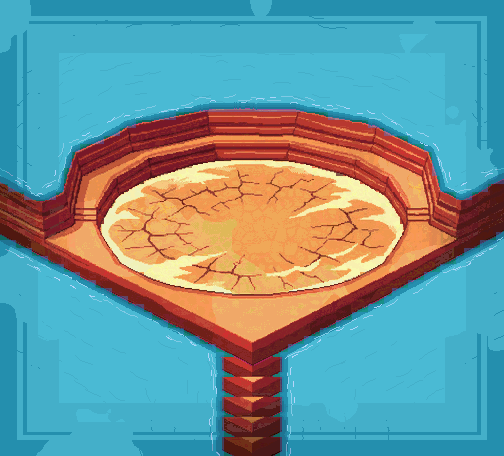

The image is a tile-based game level rendered from a .tmx file. Its description and complete source (layers, tilesets, objects, tile grids) follow:
An orthogonal 63x57 tile map with 8x8 px tiles, 1 tile layer (collision_8px), 1 image layer.

<map version="1.10" tiledversion="1.10.2" orientation="orthogonal" renderorder="right-down" width="63" height="57" tilewidth="8" tileheight="8" infinite="0" nextlayerid="4" nextobjectid="1">
 <properties>
  <property name="moteur" value="RogueEssence / PMDO" />
  <property name="case_lecture_px" type="int" value="24" />
  <property name="viewport" value="320x240" />
 </properties>
 <tileset firstgid="1" source="brosse_collision.tsx" />
 <imagelayer id="1" name="fond">
  <image source="fond.png" width="504" height="456" />
 </imagelayer>
 <layer id="2" name="collision_8px" width="63" height="57" opacity="0.55">
  <data encoding="csv">
3,3,3,3,3,3,3,3,3,3,3,3,3,3,3,3,3,3,3,3,3,3,3,3,3,3,3,3,3,3,3,3,3,3,3,3,3,3,3,3,3,3,3,3,3,3,3,3,3,3,3,3,3,3,3,3,3,3,3,3,3,3,3,
3,3,3,3,3,3,3,3,3,3,3,3,3,3,3,3,3,3,3,3,3,3,3,3,3,3,3,3,3,3,3,3,3,3,3,3,3,3,3,3,3,3,3,3,3,3,3,3,3,3,3,3,3,3,3,3,3,3,3,3,3,3,3,
3,3,3,3,3,3,3,3,3,3,3,3,3,3,3,3,3,3,3,3,3,3,3,3,3,3,3,3,3,3,3,3,3,3,3,3,3,3,3,3,3,3,3,3,3,3,3,3,3,3,3,3,3,3,3,3,3,3,3,3,3,3,3,
3,3,3,3,3,3,3,3,3,3,3,3,3,3,3,3,3,3,3,3,3,3,3,3,3,3,3,3,3,3,3,3,3,3,3,3,3,3,3,3,3,3,3,3,3,3,3,3,3,3,3,3,3,3,3,3,3,3,3,3,3,3,3,
3,3,3,3,3,3,3,3,3,3,3,3,3,3,3,3,3,3,3,3,3,3,3,3,3,3,3,3,3,3,3,3,3,3,3,3,3,3,3,3,3,3,3,3,3,3,3,3,3,3,3,3,3,3,3,3,3,3,3,3,3,3,3,
3,3,3,3,3,3,3,3,3,3,3,3,3,3,3,3,3,3,3,3,3,3,3,3,3,3,3,3,3,3,3,3,3,3,3,3,3,3,3,3,3,3,3,3,3,3,3,3,3,3,3,3,3,3,3,3,3,3,3,3,3,3,3,
3,3,3,3,3,3,3,3,3,3,3,3,3,3,3,3,3,3,3,3,3,3,3,3,3,3,3,3,3,3,3,3,3,3,3,3,3,3,3,3,3,3,3,3,3,3,3,3,3,3,3,3,3,3,3,3,3,3,3,3,3,3,3,
3,3,3,3,3,3,3,3,3,3,3,3,3,3,3,3,3,3,3,3,3,3,3,3,3,3,3,3,3,3,3,3,3,3,3,3,3,3,3,3,3,3,3,3,3,3,3,3,3,3,3,3,3,3,3,3,3,3,3,3,3,3,3,
3,3,3,3,3,3,3,3,3,3,3,3,3,3,3,3,3,3,3,3,3,3,3,3,3,3,3,3,3,3,3,3,3,3,3,3,3,3,3,3,3,3,3,3,3,3,3,3,3,3,3,3,3,3,3,3,3,3,3,3,3,3,3,
3,3,3,3,3,3,3,3,3,3,3,3,3,3,3,3,3,3,3,3,3,3,3,3,3,3,3,3,3,3,3,3,3,3,3,3,3,3,3,3,3,3,3,3,3,3,3,3,3,3,3,3,3,3,3,3,3,3,3,3,3,3,3,
3,3,3,3,3,3,3,3,3,3,3,3,3,3,3,3,3,3,3,3,3,3,3,3,3,3,3,3,3,3,3,3,3,3,3,3,3,3,3,3,3,3,3,3,3,3,3,3,3,3,3,3,3,3,3,3,3,3,3,3,3,3,3,
3,3,3,3,3,3,3,3,3,3,3,3,3,3,3,3,3,3,3,3,3,3,3,3,3,3,3,3,3,3,3,3,3,3,3,3,3,3,3,3,3,3,3,3,3,3,3,3,3,3,3,3,3,3,3,3,3,3,3,3,3,3,3,
3,3,3,3,3,3,3,3,3,3,3,3,3,3,3,3,3,3,3,3,3,3,3,3,3,3,3,3,3,3,3,3,3,3,3,3,3,3,3,3,3,3,3,3,3,3,3,3,3,3,3,3,3,3,3,3,3,3,3,3,3,3,3,
3,3,3,3,3,3,3,3,3,3,3,3,3,3,3,3,3,3,3,3,3,3,3,3,3,3,3,3,3,3,3,3,3,3,3,3,3,3,3,3,3,3,3,3,3,3,3,3,3,3,3,3,3,3,3,3,3,3,3,3,3,3,3,
3,3,3,3,3,3,3,3,3,3,3,3,3,3,3,3,3,3,3,3,3,3,1,1,1,1,1,1,1,1,1,1,1,1,1,1,1,1,1,1,1,3,3,3,3,3,3,3,3,3,3,3,3,3,3,3,3,3,3,3,3,3,3,
3,3,3,3,3,3,3,3,3,3,3,3,3,3,3,3,3,1,1,1,1,1,1,1,1,1,1,1,1,1,1,1,1,1,1,1,1,1,1,1,1,1,1,1,1,1,3,3,3,3,3,3,3,3,3,3,3,3,3,3,3,3,3,
3,3,3,3,3,3,3,3,3,3,3,3,3,3,3,1,1,1,1,1,1,1,1,1,1,1,1,1,1,1,1,1,1,1,1,1,1,1,1,1,1,1,1,1,1,1,1,1,3,3,3,3,3,3,3,3,3,3,3,3,3,3,3,
3,3,3,3,3,3,3,3,3,3,3,3,3,1,1,1,1,1,1,1,1,1,1,1,1,1,1,1,1,1,1,1,1,1,1,1,1,1,1,1,1,1,1,1,1,1,1,1,1,1,1,3,3,3,3,3,3,3,3,3,3,3,3,
3,3,3,3,3,3,3,3,3,3,1,1,1,1,1,1,1,1,1,1,1,1,1,1,1,1,1,1,1,1,1,1,1,1,1,1,1,1,1,1,1,1,1,1,1,1,1,1,1,1,1,1,1,3,3,3,3,3,3,3,3,3,3,
3,3,3,3,3,3,3,3,3,1,1,1,1,1,1,1,1,1,1,1,1,1,1,1,1,1,1,1,1,1,1,1,1,1,1,1,1,1,1,1,1,1,1,1,1,1,1,1,1,1,1,1,1,1,3,3,3,3,3,3,3,3,3,
3,3,3,3,3,3,3,3,3,1,1,1,1,1,1,1,1,1,1,1,1,1,1,1,1,1,1,1,1,1,1,1,1,1,1,1,1,1,1,1,1,1,1,1,1,1,1,1,1,1,1,1,1,1,3,3,3,3,3,3,3,3,3,
3,3,3,3,3,3,3,3,1,1,1,1,1,1,1,1,1,1,1,1,1,1,1,1,1,1,1,1,1,1,1,1,1,1,1,1,1,1,1,1,1,1,1,1,1,1,1,1,1,1,1,1,1,1,3,3,3,3,3,3,3,3,3,
3,3,3,3,3,3,3,3,1,1,1,1,1,1,1,1,1,1,1,1,1,1,1,1,1,1,1,1,1,1,1,1,1,1,1,1,1,1,1,1,1,1,1,1,1,1,1,1,1,1,1,1,1,1,1,3,3,3,3,3,3,3,3,
1,3,3,3,3,3,3,3,1,1,1,1,1,1,1,1,1,1,1,1,1,1,1,1,1,1,1,1,1,1,1,1,1,1,1,1,1,1,1,1,1,1,1,1,1,1,1,1,1,1,1,1,1,1,1,3,3,3,3,3,3,1,1,
1,1,1,3,3,3,3,1,1,1,1,1,1,1,1,1,1,1,1,1,1,1,1,1,1,1,1,1,1,1,1,1,1,1,1,1,1,1,1,1,1,1,1,1,1,1,1,1,1,1,1,1,1,1,1,1,1,3,3,1,1,1,1,
1,1,1,1,1,1,1,1,1,1,1,1,1,1,1,1,1,1,1,1,1,1,1,1,1,1,1,1,1,1,1,1,1,1,1,1,1,1,1,1,1,1,1,1,1,1,1,1,1,1,1,1,1,1,1,1,1,1,1,1,1,1,1,
1,1,1,1,1,1,1,1,1,1,1,1,1,1,1,1,1,1,1,1,1,1,1,1,1,1,1,1,1,1,1,1,1,1,1,1,1,1,1,1,1,1,1,1,1,1,1,1,1,1,1,1,1,1,1,1,1,1,1,1,1,1,1,
1,1,1,1,1,1,1,1,1,1,1,1,1,1,1,1,1,1,1,1,1,1,1,1,1,1,1,1,1,1,1,1,1,1,1,1,1,1,1,1,1,1,1,1,1,1,1,1,1,1,1,1,1,1,1,1,1,1,1,1,1,1,1,
1,1,1,1,1,1,1,1,1,1,1,1,1,1,1,1,1,1,1,1,1,1,1,1,1,1,1,1,1,1,1,1,1,1,1,1,1,1,1,1,1,1,1,1,1,1,1,1,1,1,1,1,1,1,1,1,1,1,1,1,1,1,1,
1,1,1,1,1,1,1,1,1,1,1,1,1,1,1,1,1,1,1,1,1,1,1,1,1,1,1,1,1,1,1,1,1,1,1,1,1,1,1,1,1,1,1,1,1,1,1,1,1,1,1,1,1,1,1,1,1,1,1,1,1,1,3,
3,3,1,1,1,1,1,1,1,1,1,1,1,1,1,1,1,1,1,1,1,1,1,1,1,1,1,1,1,1,1,1,1,1,1,1,1,1,1,1,1,1,1,1,1,1,1,1,1,1,1,1,1,1,1,1,1,1,1,1,3,3,3,
3,3,3,3,1,1,1,1,1,1,1,1,1,1,1,1,1,1,1,1,1,1,1,1,1,1,1,1,1,1,1,1,1,1,1,1,1,1,1,1,1,1,1,1,1,1,1,1,1,1,1,1,1,1,1,1,1,1,3,3,3,3,3,
3,3,3,3,3,3,1,1,1,1,1,1,1,1,1,1,1,1,1,1,1,1,1,1,1,1,1,1,1,1,1,1,1,1,1,1,1,1,1,1,1,1,1,1,1,1,1,1,1,1,1,1,1,1,1,1,1,3,3,3,3,3,3,
3,3,3,3,3,3,3,3,1,1,1,1,1,1,1,1,1,1,1,1,1,1,1,1,1,1,1,1,1,1,1,1,1,1,1,1,1,1,1,1,1,1,1,1,1,1,1,1,1,1,1,1,1,1,1,3,3,3,3,3,3,3,3,
3,3,3,3,3,3,3,3,3,3,1,1,1,1,1,1,1,1,1,1,1,1,1,1,1,1,1,1,1,1,1,1,1,1,1,1,1,1,1,1,1,1,1,1,1,1,1,1,1,1,1,1,1,3,3,3,3,3,3,3,3,3,3,
3,3,3,3,3,3,3,3,3,3,3,3,1,1,1,1,1,1,1,1,1,1,1,1,1,1,1,1,1,1,1,1,1,1,1,1,1,1,1,1,1,1,1,1,1,1,1,1,1,1,1,3,3,3,3,3,3,3,3,3,3,3,3,
3,3,3,3,3,3,3,3,3,3,3,3,3,3,1,1,1,1,1,1,1,1,1,1,1,1,1,1,1,1,1,1,1,1,1,1,1,1,1,1,1,1,1,1,1,1,1,1,1,3,3,3,3,3,3,3,3,3,3,3,3,3,3,
3,3,3,3,3,3,3,3,3,3,3,3,3,3,3,3,1,1,1,1,1,1,1,1,1,1,1,1,1,1,1,1,1,1,1,1,1,1,1,1,1,1,1,1,1,1,1,1,3,3,3,3,3,3,3,3,3,3,3,3,3,3,3,
3,3,3,3,3,3,3,3,3,3,3,3,3,3,3,3,3,3,1,1,1,1,1,1,1,1,1,1,1,1,1,1,1,1,1,1,1,1,1,1,1,1,1,1,1,1,3,3,3,3,3,3,3,3,3,3,3,3,3,3,3,3,3,
3,3,3,3,3,3,3,3,3,3,3,3,3,3,3,3,3,3,3,1,1,1,1,1,1,1,1,1,1,1,1,1,1,1,1,1,1,1,1,1,1,1,1,1,3,3,3,3,3,3,3,3,3,3,3,3,3,3,3,3,3,3,3,
3,3,3,3,3,3,3,3,3,3,3,3,3,3,3,3,3,3,3,3,3,1,1,1,1,1,1,1,1,1,1,1,1,1,1,1,1,1,1,1,1,1,3,3,3,3,3,3,3,3,3,3,3,3,3,3,3,3,3,3,3,3,3,
3,3,3,3,3,3,3,3,3,3,3,3,3,3,3,3,3,3,3,3,3,3,3,1,1,1,1,1,1,1,1,1,1,1,1,1,1,1,1,1,3,3,3,3,3,3,3,3,3,3,3,3,3,3,3,3,3,3,3,3,3,3,3,
3,3,3,3,3,3,3,3,3,3,3,3,3,3,3,3,3,3,3,3,3,3,3,3,3,1,1,1,1,1,1,1,1,1,1,1,1,1,3,3,3,3,3,3,3,3,3,3,3,3,3,3,3,3,3,3,3,3,3,3,3,3,3,
3,3,3,3,3,3,3,3,3,3,3,3,3,3,3,3,3,3,3,3,3,3,3,3,3,3,3,1,1,1,1,1,1,1,1,1,3,3,3,3,3,3,3,3,3,3,3,3,3,3,3,3,3,3,3,3,3,3,3,3,3,3,3,
3,3,3,3,3,3,3,3,3,3,3,3,3,3,3,3,3,3,3,3,3,3,3,3,3,3,3,3,1,1,1,1,1,1,1,3,3,3,3,3,3,3,3,3,3,3,3,3,3,3,3,3,3,3,3,3,3,3,3,3,3,3,3,
3,3,3,3,3,3,3,3,3,3,3,3,3,3,3,3,3,3,3,3,3,3,3,3,3,3,3,3,1,1,1,1,1,1,1,3,3,3,3,3,3,3,3,3,3,3,3,3,3,3,3,3,3,3,3,3,3,3,3,3,3,3,3,
3,3,3,3,3,3,3,3,3,3,3,3,3,3,3,3,3,3,3,3,3,3,3,3,3,3,3,3,1,1,1,1,1,1,1,3,3,3,3,3,3,3,3,3,3,3,3,3,3,3,3,3,3,3,3,3,3,3,3,3,3,3,3,
3,3,3,3,3,3,3,3,3,3,3,3,3,3,3,3,3,3,3,3,3,3,3,3,3,3,3,3,1,1,1,1,1,1,1,3,3,3,3,3,3,3,3,3,3,3,3,3,3,3,3,3,3,3,3,3,3,3,3,3,3,3,3,
3,3,3,3,3,3,3,3,3,3,3,3,3,3,3,3,3,3,3,3,3,3,3,3,3,3,3,3,1,1,1,1,1,1,1,3,3,3,3,3,3,3,3,3,3,3,3,3,3,3,3,3,3,3,3,3,3,3,3,3,3,3,3,
3,3,3,3,3,3,3,3,3,3,3,3,3,3,3,3,3,3,3,3,3,3,3,3,3,3,3,3,1,1,1,1,1,1,1,3,3,3,3,3,3,3,3,3,3,3,3,3,3,3,3,3,3,3,3,3,3,3,3,3,3,3,3,
3,3,3,3,3,3,3,3,3,3,3,3,3,3,3,3,3,3,3,3,3,3,3,3,3,3,3,3,1,1,1,1,1,1,1,3,3,3,3,3,3,3,3,3,3,3,3,3,3,3,3,3,3,3,3,3,3,3,3,3,3,3,3,
3,3,3,3,3,3,3,3,3,3,3,3,3,3,3,3,3,3,3,3,3,3,3,3,3,3,3,3,1,1,1,1,1,1,1,3,3,3,3,3,3,3,3,3,3,3,3,3,3,3,3,3,3,3,3,3,3,3,3,3,3,3,3,
3,3,3,3,3,3,3,3,3,3,3,3,3,3,3,3,3,3,3,3,3,3,3,3,3,3,3,3,1,1,1,1,1,1,1,3,3,3,3,3,3,3,3,3,3,3,3,3,3,3,3,3,3,3,3,3,3,3,3,3,3,3,3,
3,3,3,3,3,3,3,3,3,3,3,3,3,3,3,3,3,3,3,3,3,3,3,3,3,3,3,3,1,1,1,1,1,1,1,3,3,3,3,3,3,3,3,3,3,3,3,3,3,3,3,3,3,3,3,3,3,3,3,3,3,3,3,
3,3,3,3,3,3,3,3,3,3,3,3,3,3,3,3,3,3,3,3,3,3,3,3,3,3,3,3,1,1,1,1,1,1,1,3,3,3,3,3,3,3,3,3,3,3,3,3,3,3,3,3,3,3,3,3,3,3,3,3,3,3,3,
3,3,3,3,3,3,3,3,3,3,3,3,3,3,3,3,3,3,3,3,3,3,3,3,3,3,3,3,1,1,1,1,1,1,1,3,3,3,3,3,3,3,3,3,3,3,3,3,3,3,3,3,3,3,3,3,3,3,3,3,3,3,3,
3,3,3,3,3,3,3,3,3,3,3,3,3,3,3,3,3,3,3,3,3,3,3,3,3,3,3,3,1,1,1,1,1,1,1,3,3,3,3,3,3,3,3,3,3,3,3,3,3,3,3,3,3,3,3,3,3,3,3,3,3,3,3
  </data>
 </layer>
</map>
